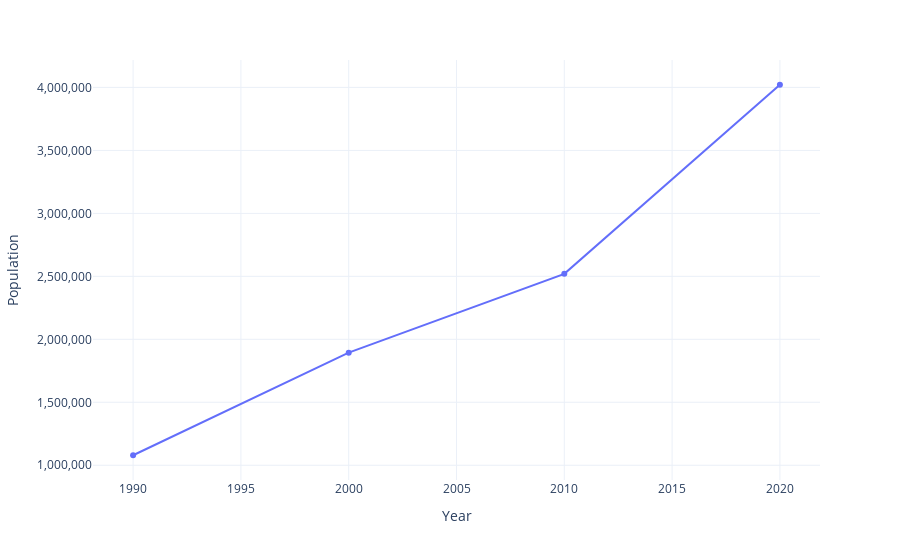

Source (notebook cell):
### Markdown cell above
### City Population Growth

### Code cell
main()

### Figure 1 — Plotly figure (JSON) as saved in the notebook; plotly's stock layout.template omitted (floating-point values rounded to 4 significant figures)
{"data": [{"hovertemplate": "Location=Guìyáng [Guiyang]<br>Year=%{x}<br>Population=%{y}<extra></extra>", "legendgroup": "Guìyáng [Guiyang]", "line": {"color": "#636efa", "dash": "solid"}, "marker": {"symbol": "circle"}, "mode": "markers+lines", "name": "Guìyáng [Guiyang]", "orientation": "v", "showlegend": true, "type": "scatter", "x": [1990, 2000, 2010, 2020], "xaxis": "x", "y": [1079652, 1894344, 2520061, 4021275], "yaxis": "y"}], "layout": {"autosize": true, "legend": {"orientation": "h", "title": {"text": "Location"}, "tracegroupgap": 0, "x": 0.5, "xanchor": "center", "y": -0.2, "yanchor": "top"}, "margin": {"t": 60}, "showlegend": false, "xaxis": {"anchor": "y", "domain": [0, 1], "tickmode": "array", "ticktext": ["1990", "1995", "2000", "2005", "2010", "2015", "2020"], "tickvals": [1990, 1995, 2000, 2005, 2010, 2015, 2020], "title": {"text": "Year"}}, "yaxis": {"anchor": "x", "domain": [0, 1], "tickformat": ",", "title": {"text": "Population"}}}}
